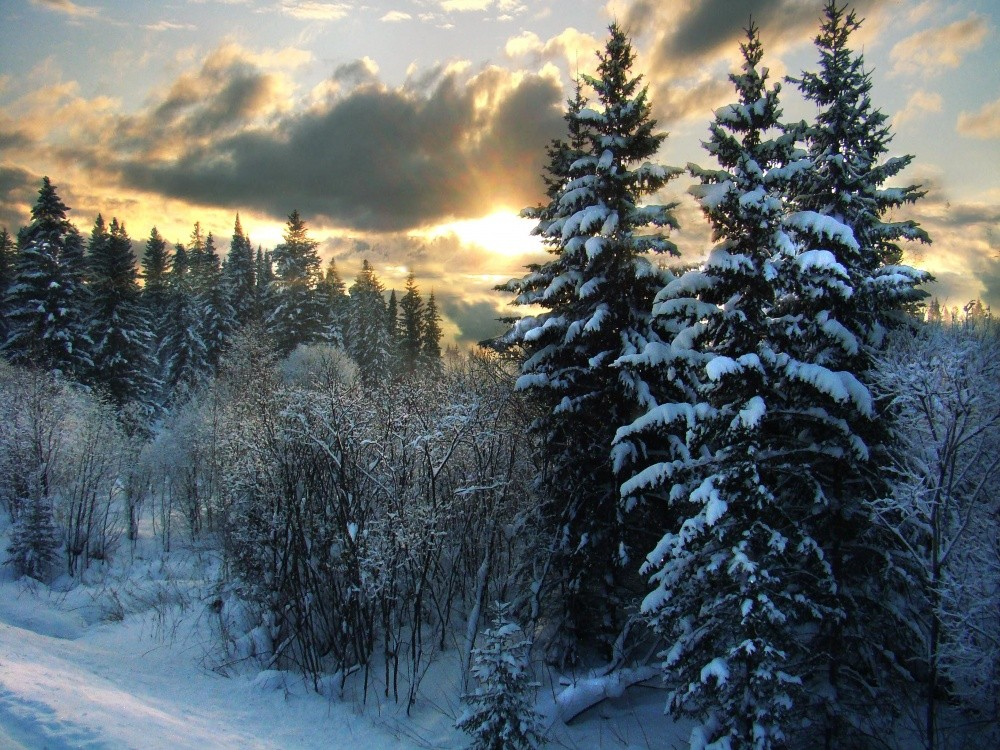
#> input picture resources/img/input.jpg, 1000 x 750 px
$ python -i main.py   (imports and definitions only)
#> lines starting #> are read from the running program, lines starting #| are printed output that depends on the picture
import json

from matplotlib import pyplot as plt
from skimage import transform
from skimage.exposure import histogram
from skimage.io import imread
from skimage.io import imshow

SOURCE_IMAGE_PATH_PARAM = 'source_image_path'
DESTINATION_IMAGE_PATH_PARAM = 'destination_image_path'
SCALE_XY_PARAM = 'scale_XY'
SHIFT_XY_PARAM = 'shift_XY'
ANGLE_PARAM = 'angle'

RED_COLOR_PARAM = 'red'
BLUE_COLOR_PARAM = 'blue'
GREEN_COLOR_PARAM = 'green'


# [42 lines left out: functions read_parameters, read_image, affine_transform_image, create_union_plot, not called in this run]


def create_histogram_plot(img_array):
    hist_red, bins_red = histogram(img_array[:, :, 2])
    hist_green, bins_green = histogram(img_array[:, :, 1])
    hist_blue, bins_blue = histogram(img_array[:, :, 0])

    plt.ylabel('Number of counts')
    plt.xlabel('Brightness')
    plt.title('Histogram of the brightness distribution for each channel')
    plt.plot(bins_green, hist_green, color='green', linestyle='-', linewidth=1)
    plt.plot(bins_red, hist_red, color='red', linestyle='-', linewidth=1)
    plt.plot(bins_blue, hist_blue, color='blue', linestyle='-', linewidth=1)
    plt.legend([GREEN_COLOR_PARAM, RED_COLOR_PARAM, BLUE_COLOR_PARAM])


# [14 lines left out: function main, not called in this run]

>>> import cv2
>>> picture = cv2.imread('resources/img/input.jpg')
#> picture is the input picture: shape (750, 1000, 3); mean B, G, R 103.2, 100.9, 92.8
>>> result = create_histogram_plot(picture)
#> in create_histogram_plot, `hist_red, bins_red = histogram(img_array[:, :, 2])`: hist_red = 256 values, max 7978 at index 255, min 741 at index 242, mean 2929.7; bins_red = 256 values from 0 to 255
#> in create_histogram_plot, `hist_green, bins_green = histogram(img_array[:, :, 1])`: hist_green = 256 values, max 5490 at index 22, min 91 at index 1, mean 2929.7; bins_green = 256 values from 0 to 255
#> in create_histogram_plot, `hist_blue, bins_blue = histogram(img_array[:, :, 0])`: hist_blue = 256 values, max 5507 at index 93, min 46 at index 1, mean 2929.7; bins_blue = 256 values from 0 to 255
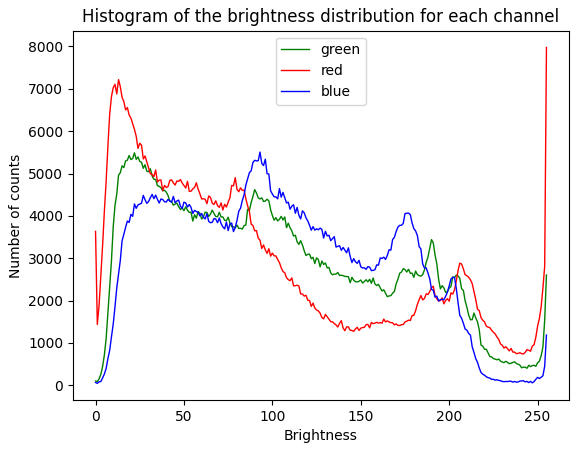
#> figure drawn by matplotlib, 1 panel; curve peaks at x = 22, y = 5490; curve peaks at x = 255, y = 7978; curve peaks at x = 93, y = 5507
